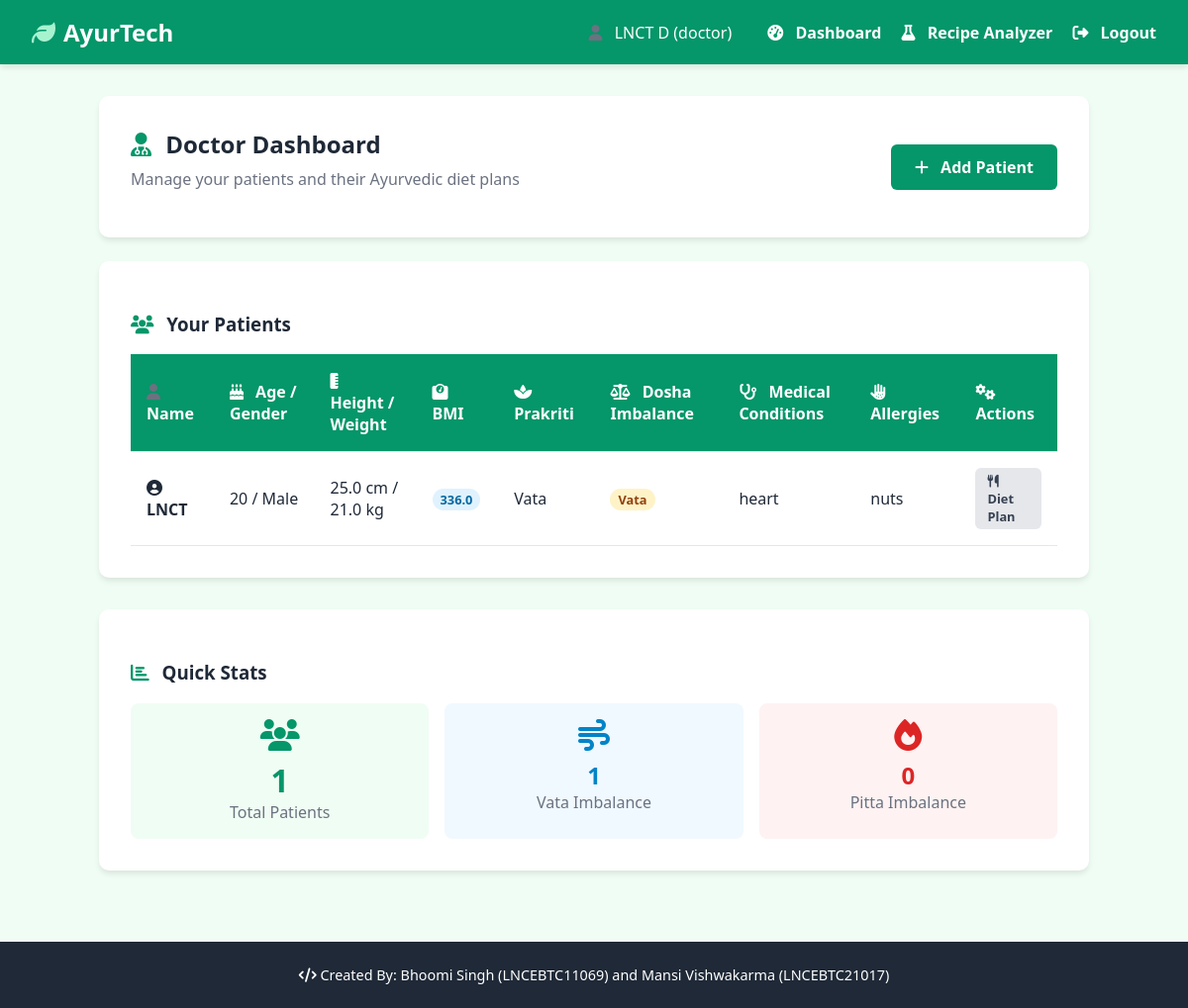
Screenshot of /doctor_dashboard (signed in) with the database file from the repository.
### tables this page shows
CREATE TABLE patients (
                id INTEGER PRIMARY KEY AUTOINCREMENT,
                user_id INTEGER,
                doctor_id INTEGER NOT NULL,
                name TEXT NOT NULL,
                age INTEGER,
                gender TEXT,
                height REAL,
                weight REAL,
                bmi REAL,
                allergies TEXT,
                medical_conditions TEXT,
                prakriti TEXT,
                dosha_imbalance TEXT,
                lifestyle_notes TEXT,
                FOREIGN KEY (user_id) REFERENCES users (id),
                FOREIGN KEY (doctor_id) REFERENCES users (id)
            );

### backend/app.py (the view)
@app.route('/doctor_dashboard')
def doctor_dashboard():
    if session.get('role') != 'doctor':
        return redirect('/')
    conn = get_db_connection()
    patients = conn.execute('SELECT * FROM patients WHERE doctor_id = ?', (session['user_id'],)).fetchall()
    conn.close()
    return render_template('doctor_dashboard.html', patients=patients)

### backend/app.py (called while the page is built)
def get_db_connection():
    conn = sqlite3.connect(DATABASE)
    conn.row_factory = sqlite3.Row
    return conn

### frontend/templates/doctor_dashboard.html
{% extends 'base.html' %}
{% block content %}
<div class="card" style="display: flex; justify-content: space-between; align-items: center;">
    <div>
        <h2 style="margin: 0;"><i class="fas fa-user-md"></i> Doctor Dashboard</h2>
        <p style="color: #6b7280; margin-top: 0.5rem;">Manage your patients and their Ayurvedic diet plans</p>
    </div>
    <div>
        <a href="/add_patient" class="btn"><i class="fas fa-plus"></i> Add Patient</a>
    </div>
</div>
<div class="card">
    <h3><i class="fas fa-users"></i> Your Patients</h3>
    {% if patients %}
        <table>
            <thead>
                <tr>
                    <th><i class="fas fa-user"></i> Name</th>
                    <th><i class="fas fa-birthday-cake"></i> Age / Gender</th>
                    <th><i class="fas fa-ruler-vertical"></i> Height / Weight</th>
                    <th><i class="fas fa-weight"></i> BMI</th>
                    <th><i class="fas fa-spa"></i> Prakriti</th>
                    <th><i class="fas fa-balance-scale"></i> Dosha Imbalance</th>
                    <th><i class="fas fa-stethoscope"></i> Medical Conditions</th>
                    <th><i class="fas fa-allergies"></i> Allergies</th>
                    <th><i class="fas fa-cogs"></i> Actions</th>
                </tr>
            </thead>
            <tbody>
                {% for p in patients %}
                <tr>
                    <td><strong><i class="fas fa-user-circle"></i> {{ p.name }}</strong></td>
                    <td>{{ p.age }} / {{ p.gender }}</td>
                    <td>{{ p.height }} cm / {{ p.weight }} kg</td>
                    <td>
                        <span style="background: #e0f2fe; color: #0369a1; padding: 2px 8px; border-radius: 12px; font-size: 0.8rem; font-weight: bold;">
                            {{ p.bmi }}
                        </span>
                    </td>
                    <td>{{ p.prakriti }}</td>
                    <td>
                        <span style="background: #fef3c7; color: #92400e; padding: 2px 8px; border-radius: 12px; font-size: 0.8rem; font-weight: bold;">
                            {{ p.dosha_imbalance }}
                        </span>
                    </td>
                    <td>{{ p.medical_conditions or 'None' }}</td>
                    <td>{{ p.allergies or 'None' }}</td>
                    <td>
                        <a href="/diet_plan/{{ p.id }}" class="btn btn-secondary" style="padding: 0.25rem 0.75rem; font-size: 0.8rem;"><i class="fas fa-utensils"></i> Diet Plan</a>
                    </td>
                </tr>
                {% endfor %}
            </tbody>
        </table>
    {% else %}
        <p style="color: #6b7280; text-align: center; padding: 2rem;"><i class="fas fa-user-plus"></i> No patients found. Add a patient to get started.</p>
    {% endif %}
</div>
<div class="grid" style="margin-top: 2rem;">
    <div class="card">
        <h3><i class="fas fa-chart-bar"></i> Quick Stats</h3>
        <div style="display: grid; grid-template-columns: repeat(3, 1fr); gap: 1rem; text-align: center;">
            <div style="background: #f0fdf4; padding: 1rem; border-radius: 8px;">
                <i class="fas fa-users" style="font-size: 2rem; color: #059669; margin-bottom: 0.5rem; display: block;"></i>
                <span style="display: block; font-size: 2rem; font-weight: bold; color: #059669;">{{ patients|length }}</span>
                <span style="color: #6b7280;">Total Patients</span>
            </div>
            <div style="background: #f0f9ff; padding: 1rem; border-radius: 8px;">
                <i class="fas fa-wind" style="font-size: 2rem; color: #0284c7; margin-bottom: 0.5rem; display: block;"></i>
                <span style="display: block; font-size: 1.5rem; font-weight: bold; color: #0284c7;">
                    {% set vata_count = patients|selectattr('dosha_imbalance', 'equalto', 'Vata')|list|length %}
                    {{ vata_count }}
                </span>
                <span style="color: #6b7280;">Vata Imbalance</span>
            </div>
            <div style="background: #fef2f2; padding: 1rem; border-radius: 8px;">
                <i class="fas fa-fire" style="font-size: 2rem; color: #dc2626; margin-bottom: 0.5rem; display: block;"></i>
                <span style="display: block; font-size: 1.5rem; font-weight: bold; color: #dc2626;">
                    {% set pitta_count = patients|selectattr('dosha_imbalance', 'equalto', 'Pitta')|list|length %}
                    {{ pitta_count }}
                </span>
                <span style="color: #6b7280;">Pitta Imbalance</span>
            </div>
        </div>
    </div>
</div>
{% endblock %}

### frontend/static/style.css (style rules this page uses)
body { font-family: 'Segoe UI', Tahoma, Geneva, Verdana, sans-serif; background-color: #f0fdf4; color: #1f2937; margin: 0; padding: 0; }
.card { background-color: white; border-radius: 10px; padding: 2rem; box-shadow: 0 4px 6px -1px rgba(0, 0, 0, 0.1); margin-bottom: 1.5rem; }
.btn { background-color: #059669; color: white; padding: 0.75rem 1.5rem; border: none; border-radius: 6px; cursor: pointer; font-weight: bold; text-decoration: none; display: inline-block; }
.btn-secondary { background-color: #e5e7eb; color: #374151; }
table { width: 100%; border-collapse: collapse; margin-top: 1rem; }
th, td { padding: 1rem; text-align: left; border-bottom: 1px solid #e5e7eb; }
th { background-color: #f9fafb; }
.grid { display: grid; grid-template-columns: repeat(auto-fit, minmax(250px, 1fr)); gap: 1.5rem; }
.card { transition: transform 0.2s ease, box-shadow 0.2s ease; }
.btn { transition: all 0.2s ease; }
table tbody tr { transition: background-color 0.2s ease; }
.fa-user-md { color: #059669; }
.fa-user { color: #6b7280; }
table thead th { background-color: #059669; color: white; padding: 1rem; font-weight: 600; }
table thead th i { margin-right: 0.5rem; }
.card h2 i, .card h3 i { margin-right: 0.5rem; color: #059669; }
.btn i { margin-right: 0.5rem; }

### rows the page displays
patients: name "LNCT", age "20", gender "Male", height "25.0", weight "21.0", bmi "336.0", prakriti "Vata", dosha_imbalance "Vata", medical_conditions "heart", allergies "nuts"

### other values shown
{{ session.get('name') }} "LNCT D"
{{ session.get('role') }} "doctor"
{{ patients|length }} "1"
{{ vata_count }} "1"
{{ pitta_count }} "0"
